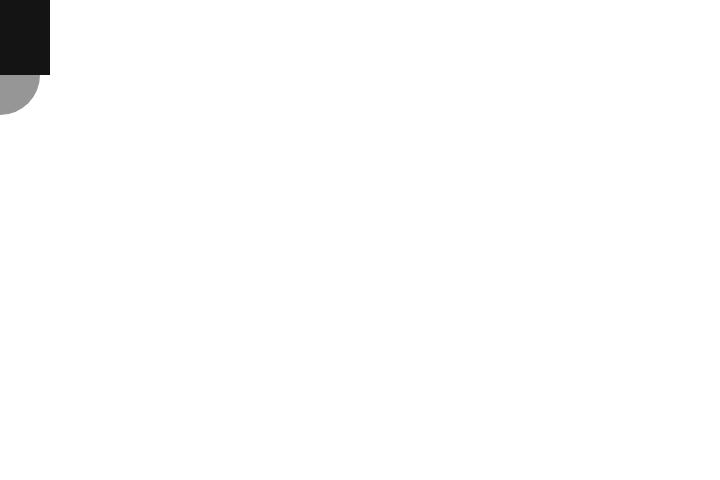
Frame 1 (no input)
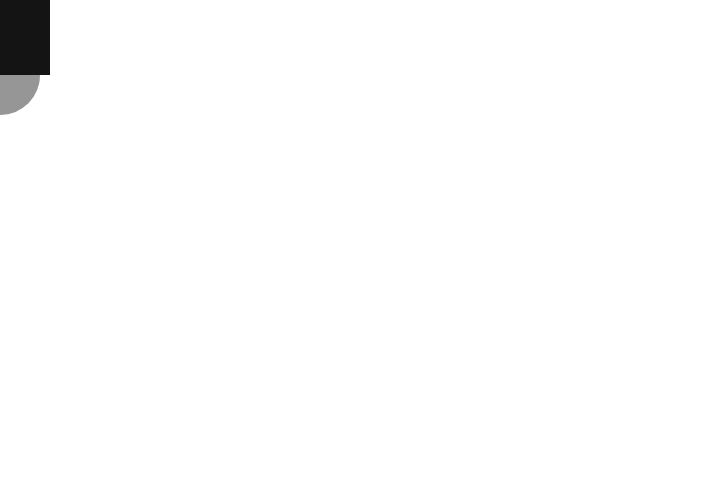
Frame 60 (no input)
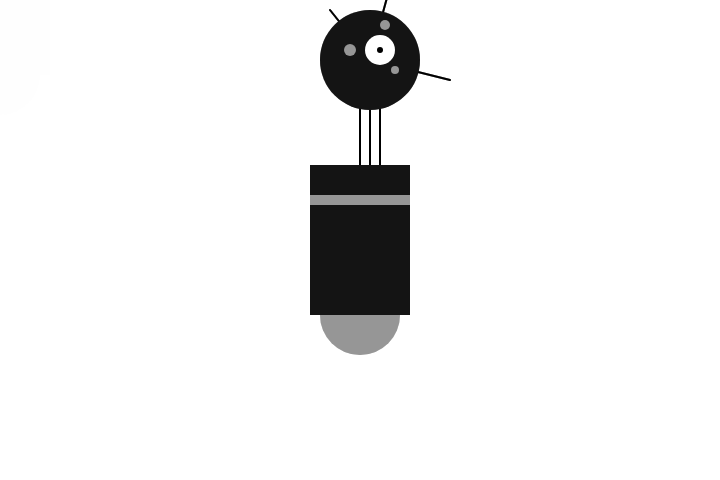
Frame 120 (the mouse pressed at the canvas centre since frame 60)

The p5.js sketch that drew these frames (run headless with seeded random() and noise() and a simulated clock; from frame 60 on, the mouse is pressed at the canvas centre):

// p5.js sketch
// ── sketch.js
 // robottino statico sotto

function setup() {
  createCanvas(720,480);
  strokeWeight(2);

}

function draw() {
  
 background(255,255,255,150);
 
 //Neck
 
 stroke(0);
 line(mouseX,mouseY-150, mouseX,mouseY-50);
 line(mouseX+10,mouseY-150, mouseX+10,mouseY-50);
 line(mouseX+20,mouseY-150, mouseX+20,mouseY-50);

 //Antennas
 
 line(mouseX+10,mouseY-180,mouseX-30,mouseY-230);
 line(mouseX+10,mouseY-180,mouseX+40,mouseY-290);
 line(mouseX+10,mouseY-180,mouseX+90,mouseY-160);

 //Body
 
 rectMode(CENTER);
 ellipseMode(CENTER);
 noStroke();
 
 fill(150);
 ellipse(mouseX,mouseY+75,80,80);
 fill(20);
 rect(mouseX,mouseY,100,150);
 fill(150);
 rect(mouseX,mouseY-40,100,10);
 
 //Head
 
 fill(20);
 ellipse(mouseX+10,mouseY-180,100,100);
 fill(255);
 ellipse(mouseX+20,mouseY-190,30,30);
 fill(0);
 ellipse(mouseX+20,mouseY-190,6,6);
 fill(150);
 ellipse(mouseX-10,mouseY-190,12,12);
 fill(150);
 ellipse(mouseX+25,mouseY-215,10,10);
 fill(150);
 ellipse(mouseX+35,mouseY-170,8,8);
 
 /* Robot statico
 
 //Neck
 
 stroke(0);
 line(width/2,150, width/2,250);
 line(width/2+10,150, width/2+10,250);
 line(width/2+20,150, width/2+20,250);

 //Antennas
 
 line(width/2+10,120,330,70);
 line(width/2+10,120,400,10);
 line(width/2+10,120,450,140);

 //Body
 
 rectMode(CENTER);
 ellipseMode(CENTER);
 noStroke();
 
 fill(150);
 ellipse(width/2,375,80,80);
 fill(20);
 rect(width/2,300,100,150);
 fill(150);
 rect(width/2,260,100,10);
 
 //Head
 
 fill(20);
 ellipse(width/2+10,120,100,100);
 fill(255);
 ellipse(width/2+20,110,30,30);
 fill(0);
 ellipse(width/2+20,110,6,6);
 fill(150);
 ellipse(width/2-10,110,12,12);
 fill(150);
 ellipse(width/2+25,85,10,10);
 fill(150);
 ellipse(width/2+35,130,8,8);
*/
}
